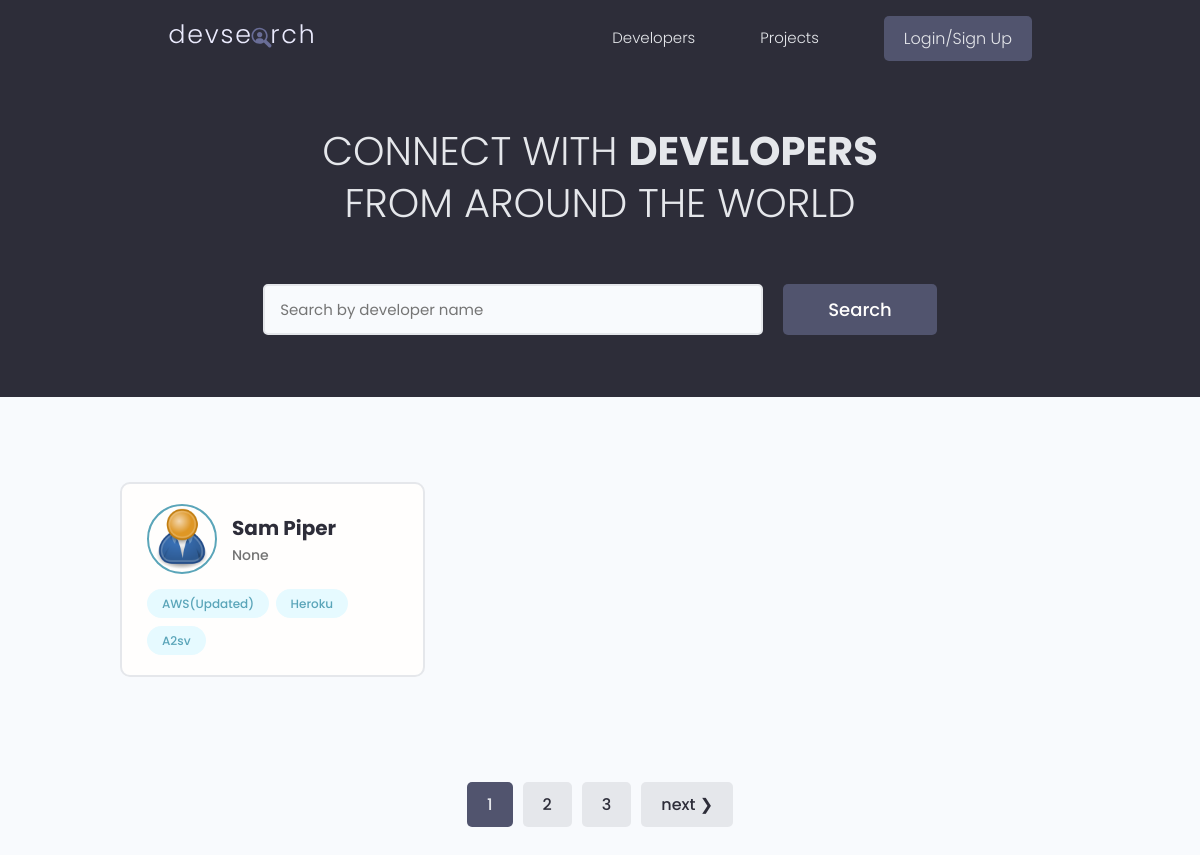
The app's page /, older data.
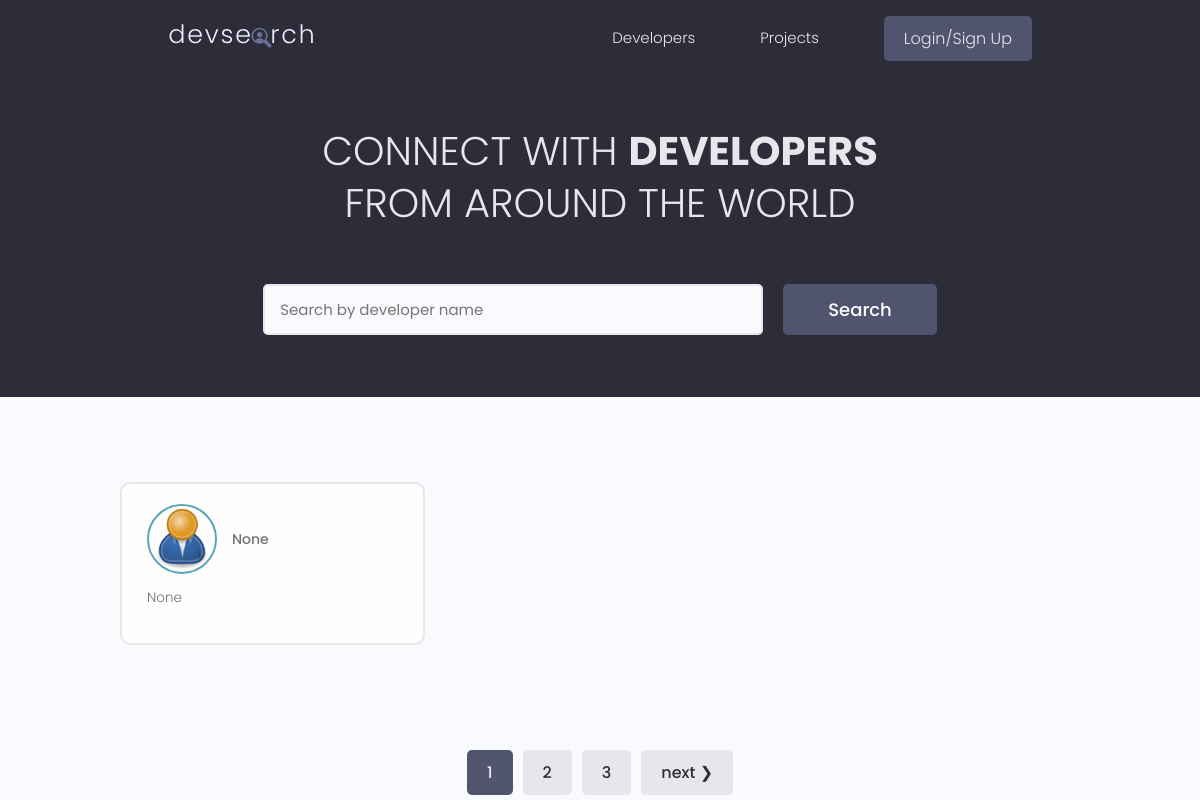
The same page, newer data.
### users/models.py (models this page shows, shortened)
class Profile(models.Model):
    user = models.OneToOneField(User, on_delete=models.CASCADE, null=True, blank=True)
    name = models.CharField(max_length=200, blank=True, null=True)
    email = models.EmailField(max_length=500, blank=True, null=True)
    username = models.CharField(max_length=200, blank=True, null=True)
    location = models.CharField(max_length=200, blank=True, null=True)
    short_intro = models.CharField(max_length=200, blank=True, null=True)
    bio = models.TextField(blank=True, null=True)
    profile_image = models.ImageField(null=True, blank=True, upload_to='profiles/', default="profiles/user-default.png")
    social_github = models.CharField(max_length=200, blank=True, null=True)
    social_twitter = models.CharField(max_length=200, blank=True, null=True)
    social_linkedin = models.CharField(max_length=200, blank=True, null=True)
    social_youtube = models.CharField(max_length=200, blank=True, null=True)
    social_website = models.CharField(max_length=200, blank=True, null=True)
    created = models.DateTimeField(auto_now_add=True)
    id = models.UUIDField(default=uuid.uuid4, unique=True,
                          primary_key=True, editable=False)

class Skill(models.Model):
    owner = models.ForeignKey(Profile, on_delete=models.CASCADE, null=True, blank=True)
    name = models.CharField(max_length=200, blank=True, null=True)
    description = models.TextField(null=True, blank=True)
    created = models.DateTimeField(auto_now_add=True)
    id = models.UUIDField(default=uuid.uuid4, unique=True,
                          primary_key=True, editable=False)
    def __str__(self):
        return str(self.name)

### users/views.py (the view)
# urls.py: path('', views.profiles, name="profiles"),
def profiles(request):
    profiles, search_query = searchProfile(request)
    custom_range, profiles = paginateProjects(request, profiles, 1)
    context = {'profiles': profiles, 'search_query': search_query, 'custom_range': custom_range}
    return render(request, 'users/profiles.html', context)

### users/utils.py (called while the page is built)
def paginateProjects(request, profiles, results):
    page = request.GET.get('page')
    paginator = Paginator(profiles, results)
    try:
        profiles = paginator.page(page)
    except PageNotAnInteger:
        page = 1
        profiles = paginator.page(page)
    except EmptyPage:
        page = paginator.num_pages
        profiles = paginator.page(page)
    left_index = int(page) - 1
    if left_index < 1:
        left_index = 1
    right_index = int(page) + 2
    if right_index > paginator.num_pages:
        right_index = paginator.num_pages
    custom_range = range(left_index, right_index + 1)
    return custom_range, profiles

def searchProfile(request):
    search_query = ''
    if request.GET.get('search_query'):
        search_query = request.GET.get('search_query')
    skills = Skill.objects.filter(name__icontains=search_query)
    profiles = Profile.objects.distinct().filter(
        Q(name__icontains=search_query) |
        Q(short_intro__icontains=search_query) |
        Q(skill__in=skills)
        )
    return profiles, search_query

### users/templates/users/profiles.html (shortened to what this page needs)
{% extends 'main.html' %}
{% block content %}
<main class="home">
    <section class="hero-section text-center">
      <div class="container container--narrow">
        <div class="hero-section__box">
          <h2>CONNECT WITH <span>DEVELOPERS</span></h2>
          <h2>FROM AROUND THE WORLD</h2>
        </div>
        <div class="hero-section__search">
          <form id="searchForm" class="form" action="{% url 'profiles' %}" method="get">
            <div class="form__field">
              <input value="{{search_query}}" class="input input--text" id="formInput#search" type="text" name="search_query"
                placeholder="Search by developer name" />
            </div>
            <input class="btn btn--sub btn--lg" type="submit" value="Search" />
          </form>
        </div>
      </div>
    </section>
    <section class="devlist">
      <div class="container">
        <div class="grid grid--three">
        {% for profile in profiles %}
          <div class="column card">
            <div class="dev">
              <a href="{% url 'user-profile' profile.id %}" class="card__body">
                <div class="dev__profile">
                  <img class="avatar avatar--md" src="{{ profile.profile_image.url }}" alt="image" />
                  <div class="dev__meta">
                    <h3>{{profile.name}}</h3>
                    <h5>{{profile.short_intro|slice:"60"}}</h5>
                  </div>
                </div>
                <p class="dev__info">
                  {{profile.bio|slice:"150"}}
                </p>
                <div class="dev__skills">
                {% for skill in profile.skill_set.all|slice:"5" %}
                  <span class="tag tag--pill tag--main">
                    <small>{{skill}}</small>
                  </span>
                {% endfor %}
                </div>
              </a>
            </div>
          </div>
        {% endfor %}
        </div>
      </div>
    </section>
    {% include 'pagination.html' with queryset=profiles custom_range=custom_range %}
  </main>
{% endblock content%}

Row changes from the older to the newer data that the page shows:
no longer on this page (row unchanged): Profile: profile_image (placeholder picture), name "Sam Piper", short_intro "None"
no longer on this page (row unchanged): Skill: name "AWS(Updated)"
no longer on this page (row unchanged): Skill: name "Heroku"
no longer on this page (row unchanged): Skill: name "A2sv"
added Profile: profile_image (placeholder picture), short_intro "None", bio "None"
